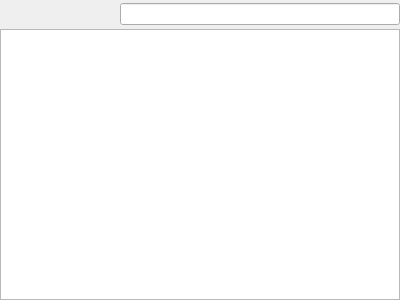
<?xml version="1.0" encoding="UTF-8"?>
<ui version="4.0">
 <class>FileView</class>
 <widget class="QWidget" name="FileView">
  <property name="geometry">
   <rect>
    <x>0</x>
    <y>0</y>
    <width>400</width>
    <height>300</height>
   </rect>
  </property>
  <property name="windowTitle">
   <string>Form</string>
  </property>
  <layout class="QVBoxLayout" name="verticalLayout">
   <property name="spacing">
    <number>0</number>
   </property>
   <property name="leftMargin">
    <number>0</number>
   </property>
   <property name="topMargin">
    <number>0</number>
   </property>
   <property name="rightMargin">
    <number>0</number>
   </property>
   <property name="bottomMargin">
    <number>0</number>
   </property>
   <item>
    <layout class="QHBoxLayout" name="horizontalLayout">
     <property name="spacing">
      <number>0</number>
     </property>
     <item>
      <widget class="QToolButton" name="back">
       <property name="enabled">
        <bool>false</bool>
       </property>
       <property name="iconSize">
        <size>
         <width>22</width>
         <height>22</height>
        </size>
       </property>
       <property name="autoRaise">
        <bool>true</bool>
       </property>
      </widget>
     </item>
     <item>
      <widget class="QToolButton" name="forward">
       <property name="enabled">
        <bool>false</bool>
       </property>
       <property name="iconSize">
        <size>
         <width>22</width>
         <height>22</height>
        </size>
       </property>
       <property name="autoRaise">
        <bool>true</bool>
       </property>
      </widget>
     </item>
     <item>
      <widget class="QToolButton" name="up">
       <property name="iconSize">
        <size>
         <width>22</width>
         <height>22</height>
        </size>
       </property>
       <property name="autoRaise">
        <bool>true</bool>
       </property>
      </widget>
     </item>
     <item>
      <widget class="QToolButton" name="home">
       <property name="iconSize">
        <size>
         <width>22</width>
         <height>22</height>
        </size>
       </property>
       <property name="autoRaise">
        <bool>true</bool>
       </property>
      </widget>
     </item>
     <item>
      <widget class="QLineEdit" name="path"/>
     </item>
    </layout>
   </item>
   <item>
    <widget class="FileViewList" name="list">
     <property name="dragEnabled">
      <bool>true</bool>
     </property>
     <property name="dragDropMode">
      <enum>QAbstractItemView::DragOnly</enum>
     </property>
     <property name="selectionMode">
      <enum>QAbstractItemView::ExtendedSelection</enum>
     </property>
     <property name="selectionBehavior">
      <enum>QAbstractItemView::SelectRows</enum>
     </property>
     <property name="iconSize">
      <size>
       <width>16</width>
       <height>16</height>
      </size>
     </property>
    </widget>
   </item>
  </layout>
 </widget>
 <customwidgets>
  <customwidget>
   <class>FileViewList</class>
   <extends>QListView</extends>
   <header>fileview/fileviewlist.h</header>
  </customwidget>
 </customwidgets>
 <resources/>
 <connections/>
</ui>
